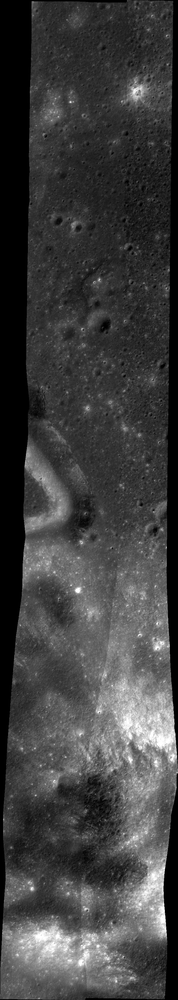
#> input picture data/stage1/apollo15/apollo15.png, 178 x 1000 px, shrunk from 638 x 3577 before the run
$ python cli.py ../../data/stage1/apollo15/apollo15.png out.png
#> lines starting #> are read from the running program, lines starting #| are printed output that depends on the picture
#> in main, image is the input picture: shape (1000, 178); min 0, max 255, mean 64
### src/perception/preprocessing.py
"""Illumination-aware preprocessing for lunar orbital imagery.

This is an IllumiCurveNet-inspired *classical* pipeline: robust intensity
normalisation, image-adaptive gamma correction, and CLAHE.  It increases
contrast where photons are present; it cannot reconstruct terrain with no
recorded signal in permanently shadowed regions.
"""

from __future__ import annotations

from dataclasses import asdict, dataclass

import cv2
import numpy as np


@dataclass(frozen=True)
class EnhancementConfig:
    lower_percentile: float = 1.0
    upper_percentile: float = 99.0
    target_luminance: float = 0.55
    min_gamma: float = 0.45
    max_gamma: float = 1.45
    clahe_clip_limit: float = 2.0
    clahe_grid_size: tuple[int, int] = (8, 8)


@dataclass(frozen=True)
class EnhancementReport:
    input_p01: float
    input_p99: float
    input_mean: float
    gamma: float
    shadow_fraction: float
    output_mean: float

    def to_dict(self) -> dict[str, float]:
        return asdict(self)


def _to_uint8(image: np.ndarray, config: EnhancementConfig) -> tuple[np.ndarray, float, float]:
    """Robustly map grayscale imagery of any numeric depth to uint8."""
    if image.ndim != 2:
        raise ValueError("Stage 1 preprocessing expects one-channel lunar imagery.")
    values = np.asarray(image, dtype=np.float32)
    finite = values[np.isfinite(values)]
    if finite.size == 0:
        raise ValueError("Image contains no finite pixels.")

    low, high = np.percentile(finite, [config.lower_percentile, config.upper_percentile])
#> low = 0; high = 213
    if high <= low:
        return np.zeros(values.shape, dtype=np.uint8), float(low), float(high)
    scaled = np.clip((np.nan_to_num(values, nan=low) - low) / (high - low), 0.0, 1.0)
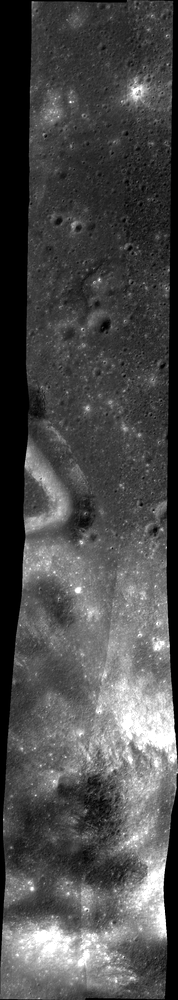
#> scaled: shape (1000, 178) float32; min 0, max 1, mean 0.299
    return np.rint(scaled * 255.0).astype(np.uint8), float(low), float(high)


def _adaptive_gamma(normalized: np.ndarray, config: EnhancementConfig) -> float:
    mean_luminance = float(np.mean(normalized))
    # gamma solves mean ** gamma = target.  Epsilon avoids log(0), and the
    # bounds prevent extreme amplification of sensor noise in dark images.
    gamma = np.log(config.target_luminance) / np.log(max(mean_luminance, 1e-6))
    return float(np.clip(gamma, config.min_gamma, config.max_gamma))


def enhance_lunar_image(
    image: np.ndarray, config: EnhancementConfig | None = None
) -> tuple[np.ndarray, EnhancementReport]:
    """Apply adaptive gamma correction followed by CLAHE.

    Returns an 8-bit enhanced grayscale image and an auditable report.  The
    original image is never modified.
    """
    config = config or EnhancementConfig()
    if not (0 < config.lower_percentile < config.upper_percentile < 100):
        raise ValueError("Percentiles must satisfy 0 < lower < upper < 100.")
    if not (0 < config.target_luminance < 1):
        raise ValueError("target_luminance must be between zero and one.")

    normalized_u8, low, high = _to_uint8(image, config)
#> low = 0; high = 213
    normalized = normalized_u8.astype(np.float32) / 255.0
    gamma = _adaptive_gamma(normalized, config)
#> in _adaptive_gamma, `mean_luminance = float(np.mean(normalized))`: mean_luminance = 0.299
#> in _adaptive_gamma, `gamma = np.log(config.target_luminance) / np.log(max(mean_luminance, 1..`: gamma = 0.496
#> gamma = 0.496
    gamma_corrected = np.rint(np.power(normalized, gamma) * 255.0).astype(np.uint8)
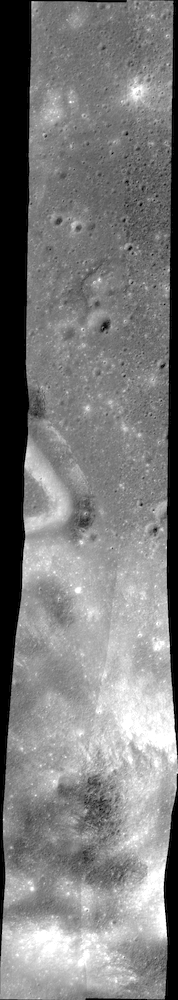
#> gamma_corrected: shape (1000, 178); min 0, max 255, mean 124.8
    clahe = cv2.createCLAHE(
        clipLimit=config.clahe_clip_limit,
        tileGridSize=config.clahe_grid_size,
    )
    enhanced = clahe.apply(gamma_corrected)
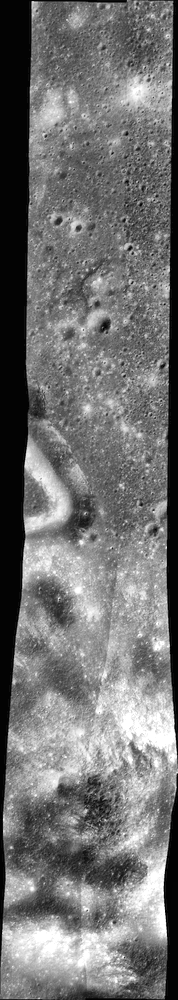
#> enhanced: shape (1000, 178); min 0, max 255, mean 114.9
    report = EnhancementReport(
        input_p01=low,
        input_p99=high,
        input_mean=float(np.mean(normalized)),
        gamma=gamma,
        shadow_fraction=float(np.mean(normalized < 0.12)),
        output_mean=float(np.mean(enhanced) / 255.0),
    )
    return enhanced, report

### src/perception/cli.py
"""Command-line entry point for the Stage 1 enhancement pass."""

from __future__ import annotations

import argparse
import json
from pathlib import Path

import cv2

from .preprocessing import enhance_lunar_image


def main() -> None:
    parser = argparse.ArgumentParser(description="Enhance one lunar grayscale image for Stage 1.")
    parser.add_argument("input", type=Path, help="Input image readable by OpenCV")
    parser.add_argument("output", type=Path, help="Output enhanced PNG/TIFF")
    parser.add_argument("--report", type=Path, help="Optional JSON preprocessing report")
    args = parser.parse_args()

    image = cv2.imread(str(args.input), cv2.IMREAD_UNCHANGED)
    if image is None:
        raise SystemExit(f"Could not read image: {args.input}")
    if image.ndim == 3:
        image = cv2.cvtColor(image, cv2.COLOR_BGR2GRAY)
    enhanced, report = enhance_lunar_image(image)
    args.output.parent.mkdir(parents=True, exist_ok=True)
    if not cv2.imwrite(str(args.output), enhanced):
        raise SystemExit(f"Could not write image: {args.output}")
    if args.report:
        args.report.parent.mkdir(parents=True, exist_ok=True)
        args.report.write_text(json.dumps(report.to_dict(), indent=2) + "\n", encoding="utf-8")


if __name__ == "__main__":
    main()
